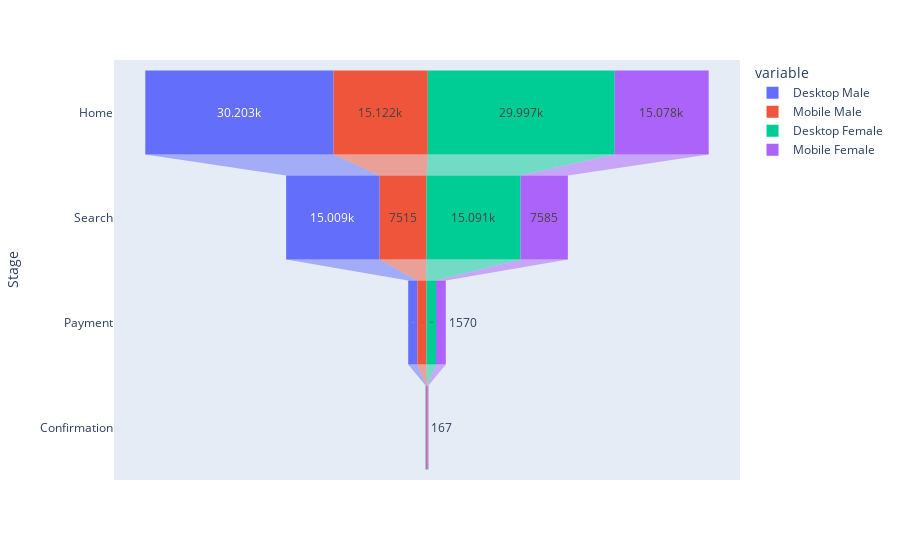

Source (notebook cell):
### Code cell
# plot the funnel 

fig = px.funnel(device_gender_sales, x = ['Desktop Male', 'Mobile Male', 
                                            'Desktop Female', 'Mobile Female'],
                                            y = 'Stage')

fig.show()

### Figure 1 — Plotly figure (JSON) as saved in the notebook; plotly's stock layout.template omitted (floating-point values rounded to 4 significant figures)
{"data": [{"hovertemplate": "variable=Desktop Male<br>value=%{x}<br>Stage=%{y}<extra></extra>", "legendgroup": "Desktop Male", "marker": {"color": "#636efa"}, "name": "Desktop Male", "orientation": "h", "showlegend": true, "type": "funnel", "x": [30203, 15009, 1480, 76], "xaxis": "x", "y": ["Home", "Search", "Payment", " Confirmation"], "yaxis": "y"}, {"hovertemplate": "variable=Mobile Male<br>value=%{x}<br>Stage=%{y}<extra></extra>", "legendgroup": "Mobile Male", "marker": {"color": "#EF553B"}, "name": "Mobile Male", "orientation": "h", "showlegend": true, "type": "funnel", "x": [15122, 7515, 1450, 135], "xaxis": "x", "y": ["Home", "Search", "Payment", " Confirmation"], "yaxis": "y"}, {"hovertemplate": "variable=Desktop Female<br>value=%{x}<br>Stage=%{y}<extra></extra>", "legendgroup": "Desktop Female", "marker": {"color": "#00cc96"}, "name": "Desktop Female", "orientation": "h", "showlegend": true, "type": "funnel", "x": [29997, 15091, 1530, 74], "xaxis": "x", "y": ["Home", "Search", "Payment", " Confirmation"], "yaxis": "y"}, {"hovertemplate": "variable=Mobile Female<br>value=%{x}<br>Stage=%{y}<extra></extra>", "legendgroup": "Mobile Female", "marker": {"color": "#ab63fa"}, "name": "Mobile Female", "orientation": "h", "showlegend": true, "type": "funnel", "x": [15078, 7585, 1570, 167], "xaxis": "x", "y": ["Home", "Search", "Payment", " Confirmation"], "yaxis": "y"}], "layout": {"legend": {"title": {"text": "variable"}, "tracegroupgap": 0}, "margin": {"t": 60}, "xaxis": {"anchor": "y", "domain": [0, 1], "title": {"text": "value"}}, "yaxis": {"anchor": "x", "domain": [0, 1], "title": {"text": "Stage"}}}}
